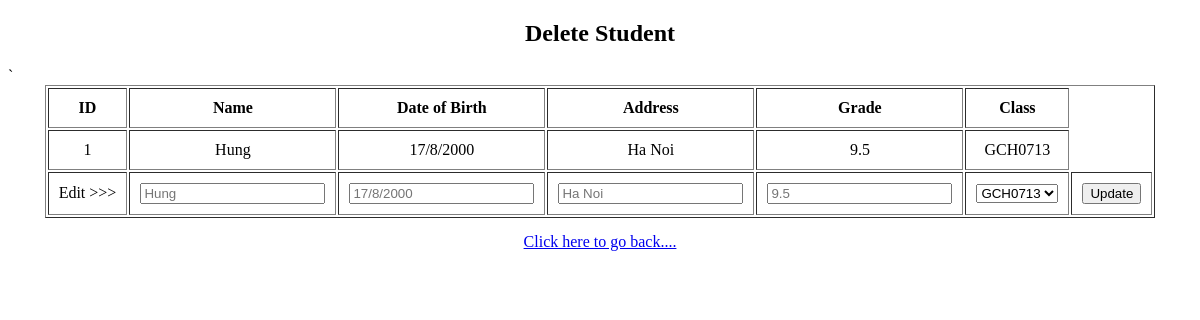
Screenshot of /detail_student.php?id=1 (signed in) with the database file from the repository.
### tables this page shows
CREATE TABLE `student` (
  `student_id` int(11) NOT NULL,
  `student_name` varchar(255) NOT NULL,
  `student_DoB` varchar(255) NOT NULL,
  `student_address` varchar(255) NOT NULL,
  `student_grade` float NOT NULL,
  `class_id` int(11) NOT NULL
);

CREATE TABLE `class` (
  `class_id` int(11) NOT NULL,
  `class_name` varchar(255) NOT NULL
);

### detail_student.php (the view, shortened to what this page needs)
<?php
require_once "connect_db.php";
?>
<!DOCTYPE html>
<html lang="en">
<head>
  <link rel="stylesheet" href="/styles/style.css">
</head>
<body>
  <aside>
    <div id="student">
      <h1 align="center">Delete Student</h1>
      <table align="center" border="1" style="text-align: center;">
        <tr>
          <th>ID</th>
          <th>Name</th>
          <th>Date of Birth</th>
          <th>Address</th>
          <th>Grade</th>
          <th>Class</th>
        </tr>
        <?php
        $get_id = $_GET['id'];
        $sql1 = "SELECT `student_id`, `student_name`, `student_DoB`, `student_address`, `student_grade`, `class_name` \n"
          . "FROM `student`\n"
          . "INNER JOIN `class`\n"
          . "ON `student`.`class_id` = `class`.`class_id`\n"
          . "WHERE `student`.`student_id` = $get_id ";
        $result1 = $conn->query($sql1);
        while ($row1 = mysqli_fetch_array($result1)) {
          $id = $row1['student_id'];
          $name = $row1['student_name'];
          $DoB = $row1['student_DoB'];
          $address = $row1['student_address'];
          $grade = $row1['student_grade'];
          $class = $row1['class_name'];
        ?>
          <tr>
            <td><?= $id ?></td>
            <td><?= $name ?></td>
            <td><?= $DoB ?></td>
            <td><?= $address ?></td>
            <td><?= $grade ?></td>
            <td><?= $class ?></td>
          </tr>
          <form action="/acction/update_student.php" method="post">
            <tr>
              <td>Edit >>></td>
              <td><input type="text" name="new_name" placeholder="<?= $name ?>"></td>
              <td><input type="text" name="new_dob" placeholder="<?= $DoB ?>"></td>
              <td><input type="text" name="new_address" placeholder="<?= $address ?>"></td>
              <td><input type="number" name="new_grade" placeholder="<?= $grade ?>"></td>
              <td>
                <select name="new_class">
                  <?php
                  $sql = "SELECT * FROM `class`";
                  $result = $conn->query($sql);
                  while ($row = mysqli_fetch_array($result)) {
                    $class_id = $row['class_id'];
                    $class_name = $row['class_name']; ?>
                    <option value="<?= $class_id ?>"><?= $class_name ?></option>
                  <?php } ?>
                </select>
              </td>
              ` <td>
                <input type="submit" value="Update" name="update">
              </td>
            </tr>
          </form>
        <?php } ?>
      </table>
    </div>
    <div align="center" id="link">
      <a href="/index_student.php">Click here to go back....</a>
    </div>
  </aside>
</body>
</html>

### styles/style.css (style rules this page uses)
th, td { padding: 10px; }
#link { padding: 15px; }

### rows the page displays
student: student_id "1", student_name "Hung", student_DoB "17/8/2000", student_address "Ha Noi", student_grade "9.5", class.class_name "GCH0713", new_name "Hung", new_dob "17/8/2000", new_address "Ha Noi", new_grade "9.5"

### other values shown
form field new_class "GCH0713"
